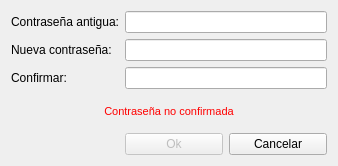
<?xml version="1.0" encoding="UTF-8"?>
<ui version="4.0">
 <class>ChangePasswordDialog</class>
 <widget class="QDialog" name="ChangePasswordDialog">
  <property name="geometry">
   <rect>
    <x>0</x>
    <y>0</y>
    <width>338</width>
    <height>166</height>
   </rect>
  </property>
  <property name="sizePolicy">
   <sizepolicy hsizetype="Fixed" vsizetype="Fixed">
    <horstretch>0</horstretch>
    <verstretch>0</verstretch>
   </sizepolicy>
  </property>
  <property name="minimumSize">
   <size>
    <width>338</width>
    <height>0</height>
   </size>
  </property>
  <property name="maximumSize">
   <size>
    <width>338</width>
    <height>16777215</height>
   </size>
  </property>
  <property name="windowTitle">
   <string>Modificar contraseña</string>
  </property>
  <layout class="QGridLayout" name="gridLayout">
   <item row="4" column="1">
    <widget class="QPushButton" name="m_okButton">
     <property name="enabled">
      <bool>false</bool>
     </property>
     <property name="text">
      <string>Ok</string>
     </property>
     <property name="default">
      <bool>true</bool>
     </property>
    </widget>
   </item>
   <item row="2" column="1" colspan="2">
    <widget class="QLineEdit" name="m_newPasswordConfirmationEdit">
     <property name="echoMode">
      <enum>QLineEdit::Password</enum>
     </property>
    </widget>
   </item>
   <item row="0" column="0">
    <widget class="QLabel" name="label_3">
     <property name="text">
      <string>Contraseña antigua:</string>
     </property>
    </widget>
   </item>
   <item row="0" column="1" colspan="2">
    <widget class="QLineEdit" name="m_oldPasswordEdit">
     <property name="echoMode">
      <enum>QLineEdit::Password</enum>
     </property>
    </widget>
   </item>
   <item row="4" column="2">
    <widget class="QPushButton" name="m_cancelButton">
     <property name="text">
      <string>Cancelar</string>
     </property>
    </widget>
   </item>
   <item row="1" column="0">
    <widget class="QLabel" name="label">
     <property name="sizePolicy">
      <sizepolicy hsizetype="Maximum" vsizetype="Preferred">
       <horstretch>0</horstretch>
       <verstretch>0</verstretch>
      </sizepolicy>
     </property>
     <property name="text">
      <string>Nueva contraseña:</string>
     </property>
    </widget>
   </item>
   <item row="1" column="1" colspan="2">
    <widget class="QLineEdit" name="m_newPasswordEdit">
     <property name="sizePolicy">
      <sizepolicy hsizetype="Expanding" vsizetype="Fixed">
       <horstretch>0</horstretch>
       <verstretch>0</verstretch>
      </sizepolicy>
     </property>
     <property name="echoMode">
      <enum>QLineEdit::Password</enum>
     </property>
    </widget>
   </item>
   <item row="2" column="0">
    <widget class="QLabel" name="label_2">
     <property name="sizePolicy">
      <sizepolicy hsizetype="Maximum" vsizetype="Preferred">
       <horstretch>0</horstretch>
       <verstretch>0</verstretch>
      </sizepolicy>
     </property>
     <property name="text">
      <string>Confirmar:</string>
     </property>
    </widget>
   </item>
   <item row="3" column="0" colspan="3">
    <widget class="QLabel" name="m_errorLabel">
     <property name="styleSheet">
      <string notr="true">color: #ff0000; font: 11px;</string>
     </property>
     <property name="text">
      <string>Contraseña no confirmada</string>
     </property>
     <property name="alignment">
      <set>Qt::AlignCenter</set>
     </property>
    </widget>
   </item>
  </layout>
 </widget>
 <tabstops>
  <tabstop>m_oldPasswordEdit</tabstop>
  <tabstop>m_newPasswordEdit</tabstop>
  <tabstop>m_newPasswordConfirmationEdit</tabstop>
  <tabstop>m_okButton</tabstop>
  <tabstop>m_cancelButton</tabstop>
 </tabstops>
 <resources/>
 <connections>
  <connection>
   <sender>m_newPasswordEdit</sender>
   <signal>textChanged(QString)</signal>
   <receiver>ChangePasswordDialog</receiver>
   <slot>checkPassword(QString)</slot>
   <hints>
    <hint type="sourcelabel">
     <x>223</x>
     <y>64</y>
    </hint>
    <hint type="destinationlabel">
     <x>168</x>
     <y>82</y>
    </hint>
   </hints>
  </connection>
  <connection>
   <sender>m_newPasswordConfirmationEdit</sender>
   <signal>textChanged(QString)</signal>
   <receiver>ChangePasswordDialog</receiver>
   <slot>checkPassword(QString)</slot>
   <hints>
    <hint type="sourcelabel">
     <x>223</x>
     <y>103</y>
    </hint>
    <hint type="destinationlabel">
     <x>168</x>
     <y>82</y>
    </hint>
   </hints>
  </connection>
  <connection>
   <sender>m_okButton</sender>
   <signal>clicked()</signal>
   <receiver>ChangePasswordDialog</receiver>
   <slot>accept()</slot>
   <hints>
    <hint type="sourcelabel">
     <x>169</x>
     <y>141</y>
    </hint>
    <hint type="destinationlabel">
     <x>168</x>
     <y>82</y>
    </hint>
   </hints>
  </connection>
  <connection>
   <sender>m_cancelButton</sender>
   <signal>clicked()</signal>
   <receiver>ChangePasswordDialog</receiver>
   <slot>reject()</slot>
   <hints>
    <hint type="sourcelabel">
     <x>277</x>
     <y>141</y>
    </hint>
    <hint type="destinationlabel">
     <x>168</x>
     <y>82</y>
    </hint>
   </hints>
  </connection>
 </connections>
 <slots>
  <slot>checkPassword(QString)</slot>
 </slots>
</ui>
